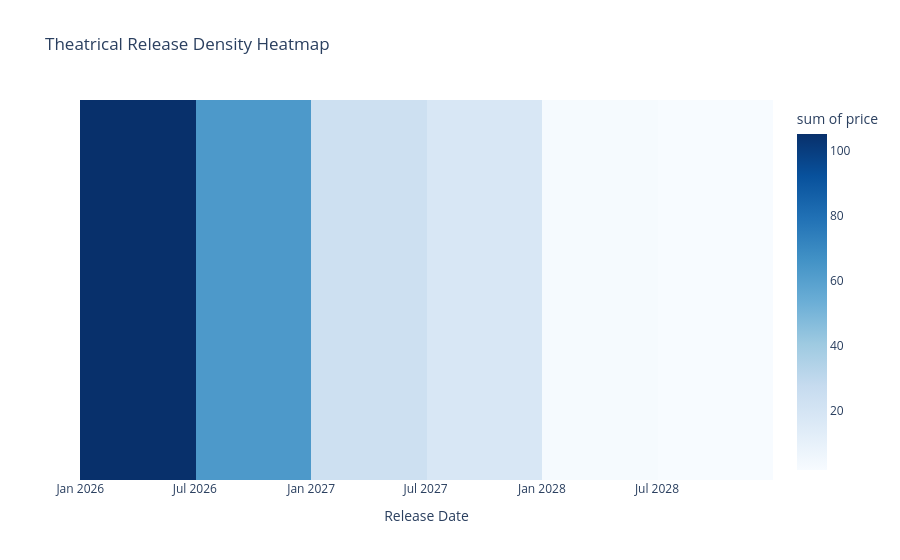

Write notebook code for a chart like this one.
### Code cell
import pandas as pd
import plotly.express as px

# Create heatmap
fig = px.density_heatmap(
    price_volume, x="release_date", y=[1]*len(price_volume), z="price",
    color_continuous_scale="Blues", title="Theatrical Release Density Heatmap"
)

fig.update_layout(
    xaxis_title="Release Date",
    yaxis_title="",
    yaxis=dict(showticklabels=False)
)


fig.show()
